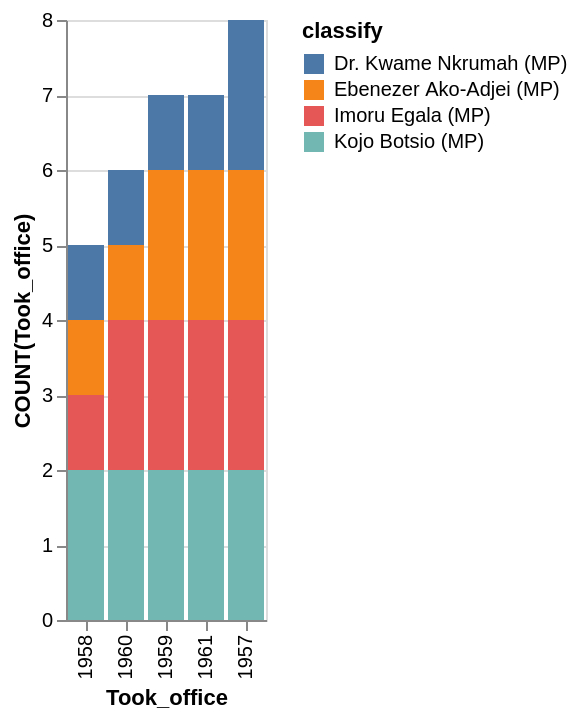

Describe this chart as a Vega-Lite specification.
### Vega-Lite specification from a JSON file in a GitHub repository (floating-point values rounded to 4 significant figures)
{"data": {"values": [{"x_data": "1957", "y_data": 2, "classify": "Dr. Kwame Nkrumah (MP)"}, {"x_data": "1958", "y_data": 1, "classify": "Dr. Kwame Nkrumah (MP)"}, {"x_data": "1959", "y_data": 1, "classify": "Dr. Kwame Nkrumah (MP)"}, {"x_data": "1960", "y_data": 1, "classify": "Dr. Kwame Nkrumah (MP)"}, {"x_data": "1961", "y_data": 1, "classify": "Dr. Kwame Nkrumah (MP)"}, {"x_data": "1957", "y_data": 2, "classify": "Ebenezer Ako-Adjei (MP)"}, {"x_data": "1958", "y_data": 1, "classify": "Ebenezer Ako-Adjei (MP)"}, {"x_data": "1959", "y_data": 2, "classify": "Ebenezer Ako-Adjei (MP)"}, {"x_data": "1960", "y_data": 1, "classify": "Ebenezer Ako-Adjei (MP)"}, {"x_data": "1961", "y_data": 2, "classify": "Ebenezer Ako-Adjei (MP)"}, {"x_data": "1957", "y_data": 2, "classify": "Imoru Egala (MP)"}, {"x_data": "1958", "y_data": 1, "classify": "Imoru Egala (MP)"}, {"x_data": "1959", "y_data": 2, "classify": "Imoru Egala (MP)"}, {"x_data": "1960", "y_data": 2, "classify": "Imoru Egala (MP)"}, {"x_data": "1961", "y_data": 2, "classify": "Imoru Egala (MP)"}, {"x_data": "1957", "y_data": 2, "classify": "Kojo Botsio (MP)"}, {"x_data": "1958", "y_data": 2, "classify": "Kojo Botsio (MP)"}, {"x_data": "1959", "y_data": 2, "classify": "Kojo Botsio (MP)"}, {"x_data": "1960", "y_data": 2, "classify": "Kojo Botsio (MP)"}, {"x_data": "1961", "y_data": 2, "classify": "Kojo Botsio (MP)"}]}, "mark": "bar", "encoding": {"x": {"field": "x_data", "type": "nominal", "title": "Took_office", "sort": {"op": "sum", "field": "y_data", "order": "ascending"}}, "y": {"field": "y_data", "type": "quantitative", "title": "COUNT(Took_office)"}, "color": {"field": "classify"}}}
